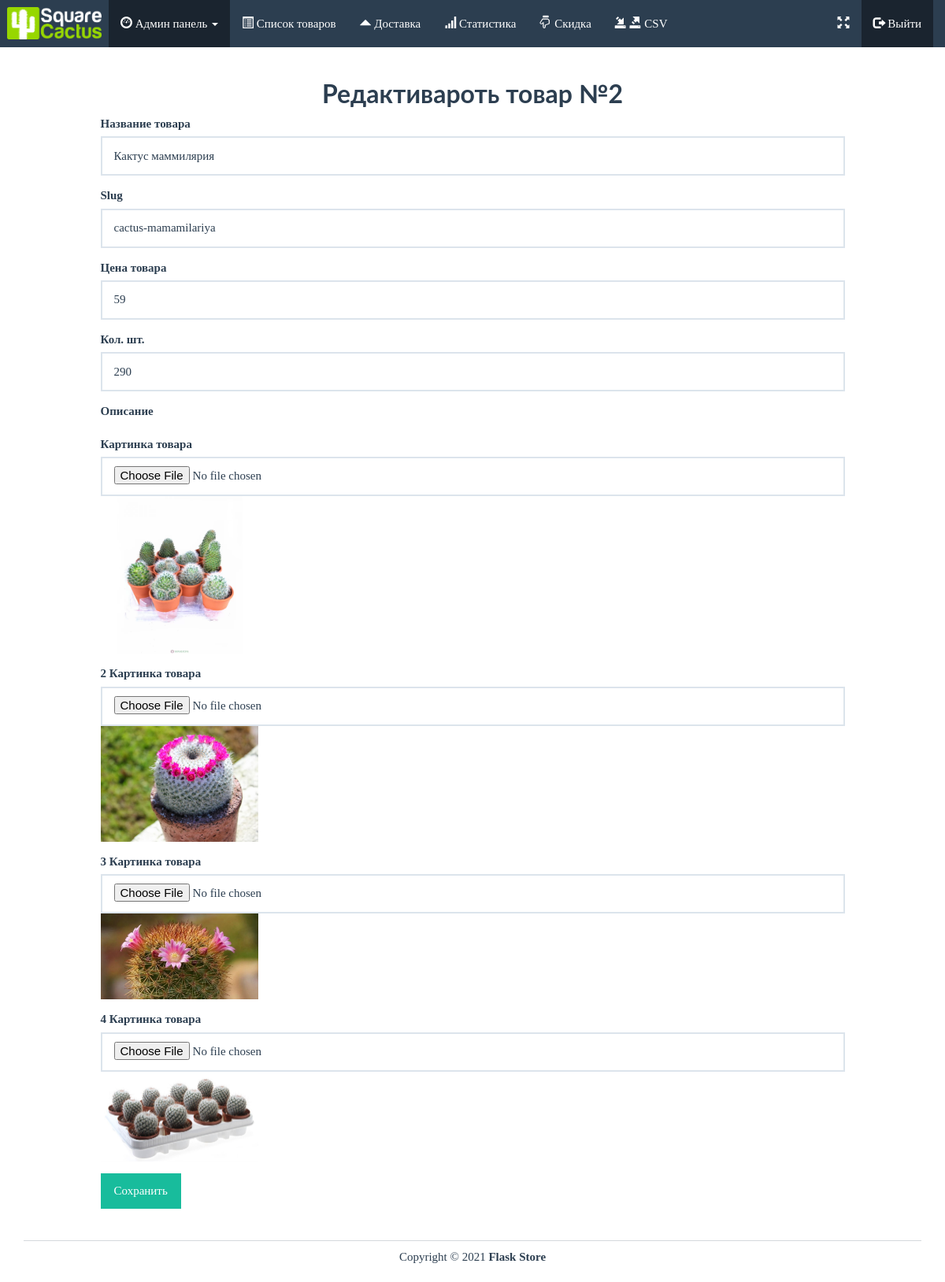
The page /admin/edit/2 (signed in) on the database as committed earlier.
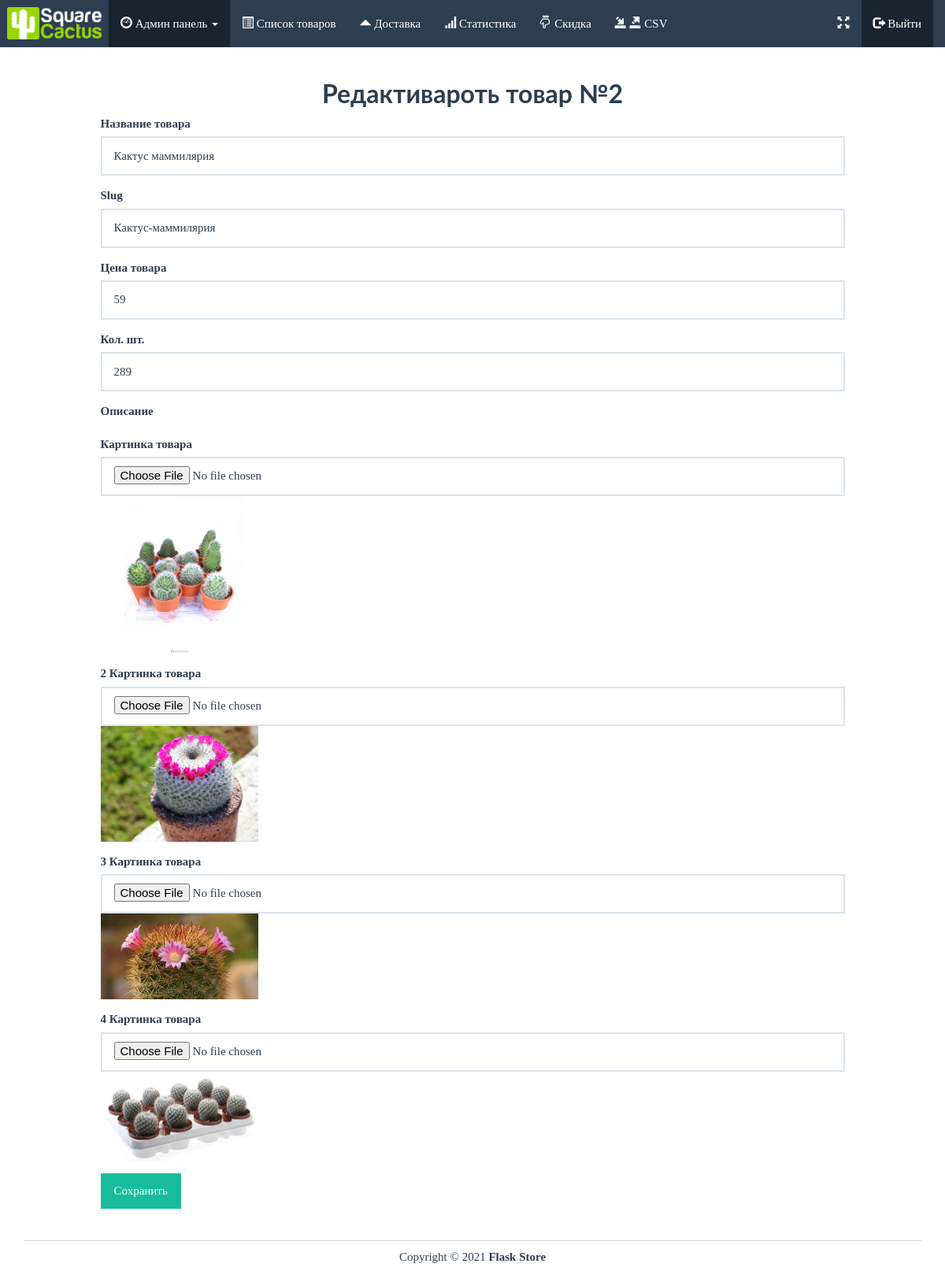
The same page on the database as committed later.
### app.py (models this page shows, shortened)
class Product(db.Model):
    id = db.Column(db.Integer, primary_key=True)
    name = db.Column(db.String(50), unique=True)
    price = db.Column(db.Integer)
    stock = db.Column(db.Integer)
    slug = db.Column(db.String(140), unique=True)
    description = db.Column(db.String(500))
    image = db.Column(db.String(100), nullable=True)
    image2 = db.Column(db.String(100), nullable=True)
    image3 = db.Column(db.String(100), nullable=True)
    image4 = db.Column(db.String(100), nullable=True)
    order = db.relationship('Order_Item', backref='product', lazy=True)

### app.py (the view)
@app.route('/admin/edit/<int:id>', methods=['POST', 'GET'])
@login_required
def edit_product(id):
    product = Product.query.get(id)
    if request.method == 'POST':
        product.name = request.form['name']
        product.price = request.form['price']
        product.stock = request.form['stock']
        product.description = request.form['description']
        if request.files['image'].filename == '':
            pass
        else:
            image_url_main = photos.save(request.files["image"])
            product.image = 'images/' + image_url_main
        if request.files['image2'].filename == '':
            pass
        else:
            image_url2 = photos.save(request.files["image2"])
            product.image2 = 'images/' + image_url2
        if request.files['image3'].filename == '':
            pass
        else:
            image_url3 = photos.save(request.files["image3"])
            product.image3 = 'images/' + image_url3
        if request.files['image4'].filename == '':
            pass
        else:
            image_url4 = photos.save(request.files["image4"])
            product.image4 = 'images/' + image_url4
        try:
            db.session.commit()
            return redirect('/admin/list-products')
        except:
            return "При редактировании произошла ошибка"
    else:
        return render_template('admin/edit-product.html', product=product, admin=True)

### templates/admin/edit-product.html (shortened to what this page needs)
{% extends "base.html" %}
{% block body %}
<div class="row pad">
	<div class="col-lg-12">
		<h2 class="bold text-center">Редактивароть товар №{{ product.id }}</h2>
	</div>
</div>
<div class="row">
	<div class="col-lg-10 col-lg-offset-1">
		<form method="POST" enctype="multipart/form-data">
                <div class="form-group">
                    <label>Название товара</label>
                    <input type="text" name="name" class="form-control" value="{{ product.name }}" >
                </div>
            <div class="form-group">
                    <label>Slug</label>
                    <input type="text" name="slug" class="form-control" value="{{ product.slug }}" >
                </div>
            <div class="form-group">
                <label>Цена товара</label>
                    <input type="number" name="price" class="form-control" value="{{ product.price }}" >
                </div>
            <div class="form-group">
               <label>Кол. шт.</label>
                    <input type="number" name="stock" class="form-control" value="{{ product.stock }}" >
                </div>
            <div class="form-group">
               <label>Описание</label>
                  </div>
            <div class="form-group">
                 <label>Картинка товара</label>
                   <input type="file" name="image" class="form-control">
                 <img src="{{ url_for('static', filename=product.image) }}" alt="картинка товара" width="200" >
                </div>
            <div class="form-group">
                 <label>2 Картинка товара</label>
                   <input type="file" name="image2" class="form-control">
                 <img src="{{ url_for('static', filename=product.image2) }}" alt="картинка товара" width="200" >
                </div>
            <div class="form-group">
                 <label>3 Картинка товара</label>
                   <input type="file" name="image3" class="form-control">
                 <img src="{{ url_for('static', filename=product.image3) }}" alt="картинка товара" width="200" >
                </div>
            <div class="form-group">
                 <label>4 Картинка товара</label>
                   <input type="file" name="image4" class="form-control">
                 <img src="{{ url_for('static', filename=product.image4) }}" alt="картинка товара" width="200" >
                </div>
                <button type="submit" class="btn btn-success">Сохранить</button>
            </form>
	</div>
</div>
{% endblock %}

Rows that differ between the two databases and show on the page:
changed Product "Кактус маммилярия": slug "cactus-mamamilariya" → "Кактус-маммилярия"; stock "290" → "289"
